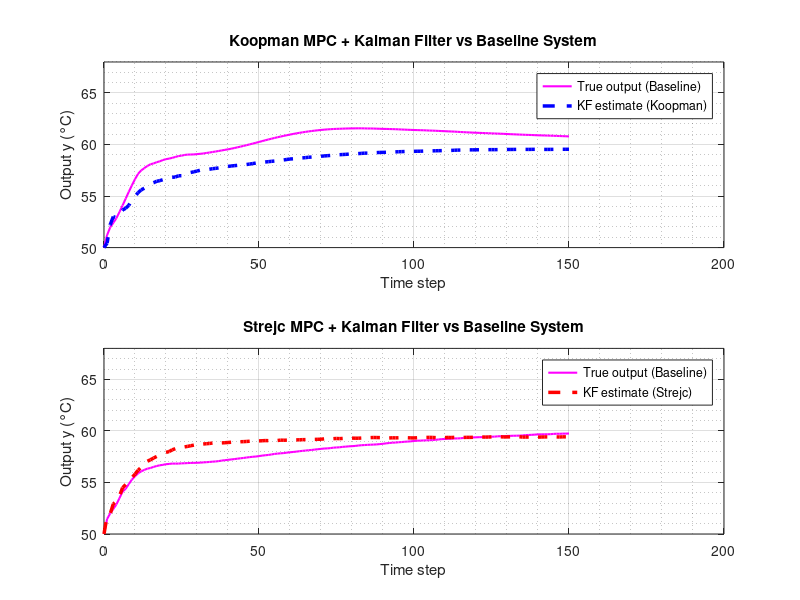

MATLAB code for this plot:
% Baseline Comparison: Koopman vs Strejc MPC
% Simple comparison using saved results from both model files

clc, clear all, %close all

% Add path to readNPY function
addpath('../');

%% LOAD RESULTS FROM BOTH MODELS

% Load Koopman results with baseline
fprintf('Loading Koopman results...\n');
load('results_koopman.mat');
load('baseline_reference.mat');  % Koopman baseline
koop_time = 0:length(y_true_desc)-1;
koop_y_true_desc = y_true_desc;  % Koopman baseline
koop_y_est_desc = y_est_desc;    % Koopman KF estimate
koop_u_cl_desc = u_cl_desc;

% Load Strejc results with baseline
fprintf('Loading Strejc results...\n');
load('results_strejc_to_zero.mat');
load('baseline_reference_strejc.mat');  % Strejc baseline
strejc_time = 0:length(y_true_desc)-1;
strejc_y_true_desc = y_true_desc;  % Strejc baseline
strejc_y_est_desc = y_est_desc;    % Strejc KF estimate  
strejc_u_cl_desc = u_cl_desc;

%% COMPARISON PLOT
figure();

% First subplot: Koopman MPC + Kalman Filter vs Baseline
subplot(2,1,1)
plot(koop_time, koop_y_true_desc, 'm-', 'LineWidth', 1.5, 'DisplayName', 'True output (Baseline)'); hold on;
plot(koop_time, koop_y_est_desc, 'b--', 'LineWidth', 2.5, 'DisplayName', 'KF estimate (Koopman)');
xlabel('Time step'); ylabel('Output y (°C)');
legend('Location', 'best');
title('Koopman MPC + Kalman Filter vs Baseline System');
grid on; grid minor;
ylim([50 68]);

% Second subplot: Strejc MPC + Kalman Filter vs Baseline
subplot(2,1,2)
plot(strejc_time, strejc_y_true_desc, 'm-', 'LineWidth', 1.5, 'DisplayName', 'True output (Baseline)'); hold on;
plot(strejc_time, strejc_y_est_desc, 'r--', 'LineWidth', 2.5, 'DisplayName', 'KF estimate (Strejc)');
xlabel('Time step'); ylabel('Output y (°C)');
legend('Location', 'best');
title('Strejc MPC + Kalman Filter vs Baseline System');
grid on; grid minor;
ylim([50 68]);

%% CALCULATE PERFORMANCE METRICS
% Calculate RMSE for both models (using their respective baselines)
koop_rmse = sqrt(mean((koop_y_true_desc - koop_y_est_desc).^2));
strejc_rmse = sqrt(mean((strejc_y_true_desc - strejc_y_est_desc).^2));

fprintf('\n=== PERFORMANCE COMPARISON ===\n');
fprintf('Koopman RMSE: %.4f °C\n', koop_rmse);
fprintf('Strejc RMSE:  %.4f °C\n', strejc_rmse);
if strejc_rmse > 0
    fprintf('Improvement: %.2f%%\n', (strejc_rmse - koop_rmse)/strejc_rmse * 100);
end

%% SAVE COMPARISON RESULTS
% save('baseline_comparison_results.mat', 'koop_time', 'koop_y_true_desc', 'koop_y_est_desc', 'koop_u_cl_desc', ...
%      'strejc_time', 'strejc_y_true_desc', 'strejc_y_est_desc', 'strejc_u_cl_desc', ...
%      'koop_rmse', 'strejc_rmse');
% 
% fprintf('\nResults saved to baseline_comparison_results.mat\n');
